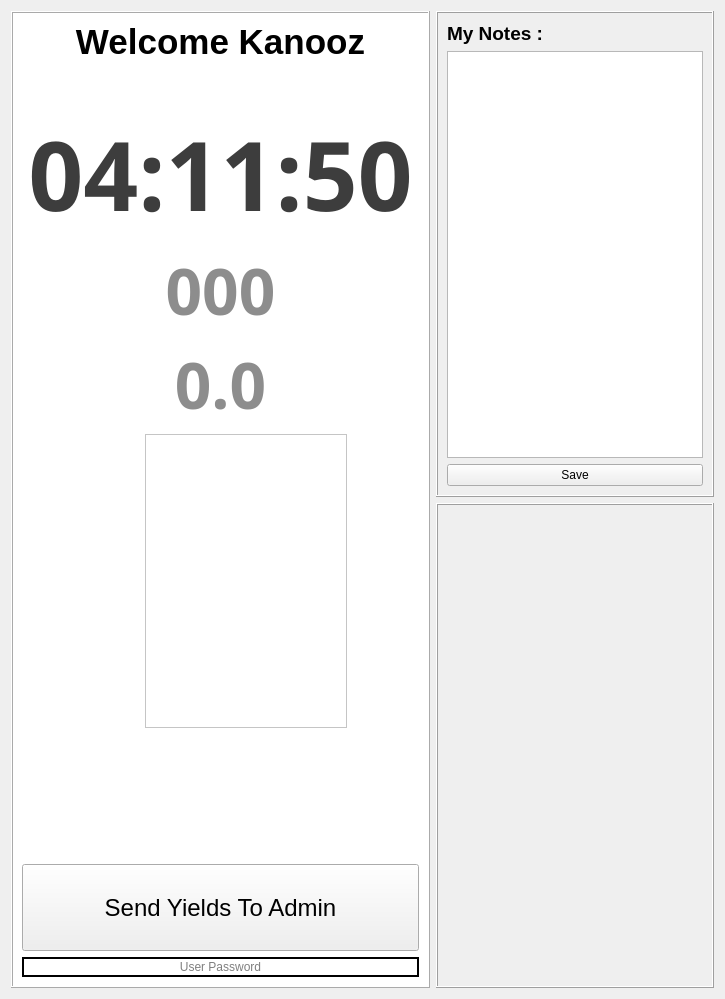
  <widget class="QWidget" name="tab">
   <property name="styleSheet">
    <string notr="true"/>
   </property>
   <attribute name="title">
    <string>Main Window</string>
   </attribute>
   <layout class="QGridLayout" name="gridLayout_94">
    <item row="0" column="0">
     <widget class="QFrame" name="frame_12">
      <property name="styleSheet">
       <string notr="true">QFrame{
	background-color : white;
}







</string>
      </property>
      <property name="frameShape">
       <enum>QFrame::Box</enum>
      </property>
      <property name="frameShadow">
       <enum>QFrame::Raised</enum>
      </property>
      <layout class="QGridLayout" name="gridLayout_97">
       <item row="10" column="1">
        <spacer name="verticalSpacer_5">
         <property name="orientation">
          <enum>Qt::Vertical</enum>
         </property>
         <property name="sizeHint" stdset="0">
          <size>
           <width>20</width>
           <height>40</height>
          </size>
         </property>
        </spacer>
       </item>
       <item row="0" column="0" colspan="3">
        <widget class="QLabel" name="label_19">
         <property name="font">
          <font>
           <pointsize>26</pointsize>
           <weight>75</weight>
           <bold>true</bold>
          </font>
         </property>
         <property name="styleSheet">
          <string notr="true"/>
         </property>
         <property name="text">
          <string>Welcome Kanooz</string>
         </property>
         <property name="scaledContents">
          <bool>true</bool>
         </property>
         <property name="alignment">
          <set>Qt::AlignCenter</set>
         </property>
        </widget>
       </item>
       <item row="5" column="1">
        <widget class="QLabel" name="label_23">
         <property name="font">
          <font>
           <family>Aharoni</family>
           <pointsize>48</pointsize>
           <weight>75</weight>
           <bold>true</bold>
          </font>
         </property>
         <property name="toolTip">
          <string>&lt;html&gt;&lt;head/&gt;&lt;body&gt;&lt;p&gt;Total Money Made&lt;/p&gt;&lt;/body&gt;&lt;/html&gt;</string>
         </property>
         <property name="styleSheet">
          <string notr="true">color: rgb(141, 141, 141);</string>
         </property>
         <property name="text">
          <string>0.0</string>
         </property>
         <property name="alignment">
          <set>Qt::AlignCenter</set>
         </property>
        </widget>
       </item>
       <item row="11" column="0" colspan="3">
        <widget class="QPushButton" name="pushButton_2">
         <property name="minimumSize">
          <size>
           <width>90</width>
           <height>87</height>
          </size>
         </property>
         <property name="styleSheet">
          <string notr="true">font-size : 24px;
font-family : arial;
background-color : 757575</string>
         </property>
         <property name="text">
          <string>Send Yields To Admin</string>
         </property>
         <property name="autoDefault">
          <bool>false</bool>
         </property>
         <property name="default">
          <bool>false</bool>
         </property>
         <property name="flat">
          <bool>false</bool>
         </property>
        </widget>
       </item>
       <item row="8" column="1">
        <spacer name="verticalSpacer_3">
         <property name="orientation">
          <enum>Qt::Vertical</enum>
         </property>
         <property name="sizeHint" stdset="0">
          <size>
           <width>20</width>
           <height>40</height>
          </size>
         </property>
        </spacer>
       </item>
       <item row="12" column="0" colspan="3">
        <widget class="QLineEdit" name="lineEdit_19">
         <property name="styleSheet">
          <string notr="true">border : 2px solid black;
</string>
         </property>
         <property name="echoMode">
          <enum>QLineEdit::Password</enum>
         </property>
         <property name="alignment">
          <set>Qt::AlignCenter</set>
         </property>
         <property name="placeholderText">
          <string>User Password</string>
         </property>
        </widget>
       </item>
       <item row="3" column="1">
        <widget class="QLabel" name="label_21">
         <property name="font">
          <font>
           <family>Aharoni</family>
           <pointsize>72</pointsize>
           <weight>75</weight>
           <bold>true</bold>
          </font>
         </property>
         <property name="toolTip">
          <string>&lt;html&gt;&lt;head/&gt;&lt;body&gt;&lt;p&gt;Clock&lt;/p&gt;&lt;/body&gt;&lt;/html&gt;</string>
         </property>
         <property name="styleSheet">
          <string notr="true">color: rgb(61, 61, 61);</string>
         </property>
         <property name="text">
          <string>04:11:50</string>
         </property>
         <property name="alignment">
          <set>Qt::AlignCenter</set>
         </property>
        </widget>
       </item>
       <item row="9" column="1">
        <spacer name="verticalSpacer_4">
         <property name="orientation">
          <enum>Qt::Vertical</enum>
         </property>
         <property name="sizeHint" stdset="0">
          <size>
           <width>20</width>
           <height>40</height>
          </size>
         </property>
        </spacer>
       </item>
       <item row="2" column="1">
        <spacer name="verticalSpacer">
         <property name="orientation">
          <enum>Qt::Vertical</enum>
         </property>
         <property name="sizeHint" stdset="0">
          <size>
           <width>20</width>
           <height>40</height>
          </size>
         </property>
        </spacer>
       </item>
       <item row="4" column="1">
        <widget class="QLabel" name="label_22">
         <property name="font">
          <font>
           <family>Aharoni</family>
           <pointsize>48</pointsize>
           <weight>75</weight>
           <bold>true</bold>
          </font>
         </property>
         <property name="toolTip">
          <string>&lt;html&gt;&lt;head/&gt;&lt;body&gt;&lt;p&gt;Numbers of clients today&lt;/p&gt;&lt;/body&gt;&lt;/html&gt;</string>
         </property>
         <property name="styleSheet">
          <string notr="true">color: rgb(141, 141, 141);</string>
         </property>
         <property name="text">
          <string>000</string>
         </property>
         <property name="alignment">
          <set>Qt::AlignCenter</set>
         </property>
        </widget>
       </item>
       <item row="7" column="1">
        <widget class="QListWidget" name="listWidget_19">
         <property name="font">
          <font>
           <pointsize>12</pointsize>
           <weight>75</weight>
           <bold>true</bold>
           <strikeout>false</strikeout>
           <kerning>true</kerning>
          </font>
         </property>
         <property name="styleSheet">
          <string notr="true">

QListWidget{
max-width : 200px;
max-height : 400px;
margin-left : 117px;
margin-bottom : 10px;
color: rgb(141, 141, 141);
}



</string>
         </property>
         <property name="editTriggers">
          <set>QAbstractItemView::NoEditTriggers</set>
         </property>
         <property name="alternatingRowColors">
          <bool>true</bool>
         </property>
         <property name="movement">
          <enum>QListView::Static</enum>
         </property>
         <property name="isWrapping" stdset="0">
          <bool>false</bool>
         </property>
         <property name="viewMode">
          <enum>QListView::ListMode</enum>
         </property>
         <property name="uniformItemSizes">
          <bool>false</bool>
         </property>
         <property name="wordWrap">
          <bool>false</bool>
         </property>
         <property name="sortingEnabled">
          <bool>false</bool>
         </property>
        </widget>
       </item>
      </layout>
     </widget>
    </item>
    <item row="0" column="1">
     <layout class="QVBoxLayout" name="verticalLayout">
      <item>
       <widget class="QFrame" name="frame_6">
        <property name="frameShape">
         <enum>QFrame::Box</enum>
        </property>
        <property name="frameShadow">
         <enum>QFrame::Raised</enum>
        </property>
        <layout class="QGridLayout" name="gridLayout_98">
         <item row="2" column="0">
          <layout class="QGridLayout" name="gridLayout_96">
           <item row="0" column="0">
            <widget class="QPushButton" name="pushButton">
             <property name="text">
              <string>Save</string>
             </property>
             <property name="shortcut">
              <string>Ctrl+S</string>
             </property>
            </widget>
           </item>
          </layout>
         </item>
         <item row="0" column="0">
          <widget class="QLabel" name="label_20">
           <property name="font">
            <font>
             <pointsize>14</pointsize>
             <weight>75</weight>
             <bold>true</bold>
            </font>
           </property>
           <property name="text">
            <string>My Notes : </string>
           </property>
          </widget>
         </item>
         <item row="1" column="0">
          <widget class="QPlainTextEdit" name="plainTextEdit">
           <property name="font">
            <font>
             <pointsize>12</pointsize>
            </font>
           </property>
          </widget>
         </item>
        </layout>
       </widget>
      </item>
      <item>
       <widget class="QFrame" name="frame_93">
        <property name="frameShape">
         <enum>QFrame::Box</enum>
        </property>
        <property name="frameShadow">
         <enum>QFrame::Raised</enum>
        </property>
        <layout class="QGridLayout" name="gridLayout_95">
         <item row="0" column="0">
          <spacer name="verticalSpacer_2">
           <property name="orientation">
            <enum>Qt::Vertical</enum>
           </property>
           <property name="sizeHint" stdset="0">
            <size>
             <width>20</width>
             <height>40</height>
            </size>
           </property>
          </spacer>
         </item>
        </layout>
       </widget>
      </item>
     </layout>
    </item>
   </layout>
  </widget>
